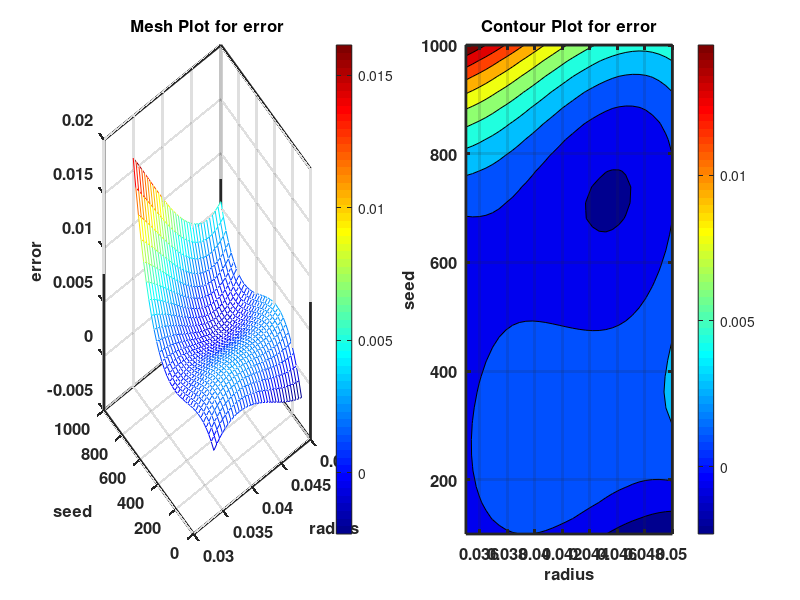

MATLAB code to generate this figure:
twoPlots = 1;
A = [
-6.171442e-04
-1.377898e-04
2.239489e-04
4.806612e-04
6.449359e-04
7.293623e-04
7.465293e-04
7.090261e-04
6.294417e-04
5.203651e-04
3.943854e-04
2.640918e-04
1.420732e-04
4.091866e-05
-2.678266e-05
-4.844174e-05
-1.146951e-05
9.672309e-05
2.887251e-04
5.771256e-04
9.745137e-04
1.493478e-03
2.146609e-03
2.946494e-03
3.905723e-03
5.036885e-03
6.352569e-03
7.865363e-03
9.587858e-03
1.153264e-02
1.371230e-02
1.613943e-02
-2.339467e-04
2.483931e-04
6.109153e-04
8.662091e-04
1.026863e-03
1.105468e-03
1.114610e-03
1.066881e-03
9.748683e-04
8.511617e-04
7.083500e-04
5.590224e-04
4.157680e-04
2.911756e-04
1.978346e-04
1.483338e-04
1.552624e-04
2.312095e-04
3.887640e-04
6.405151e-04
9.990519e-04
1.476963e-03
2.086838e-03
2.841266e-03
3.752836e-03
4.834137e-03
6.097758e-03
7.556288e-03
9.222316e-03
1.110843e-02
1.322722e-02
1.559128e-02
9.367732e-05
5.803863e-04
9.450758e-04
1.200335e-03
1.358753e-03
1.432918e-03
1.435420e-03
1.378849e-03
1.275792e-03
1.138839e-03
9.805789e-04
8.136011e-04
6.504945e-04
5.038482e-04
3.862511e-04
3.102924e-04
2.885612e-04
3.336465e-04
4.581373e-04
6.746227e-04
9.956919e-04
1.433934e-03
2.001937e-03
2.712292e-03
3.577587e-03
4.610410e-03
5.823352e-03
7.229000e-03
8.839945e-03
1.066878e-02
1.272808e-02
1.503045e-02
3.684587e-04
8.609206e-04
1.229161e-03
1.485769e-03
1.643334e-03
1.714445e-03
1.711691e-03
1.647660e-03
1.534943e-03
1.386127e-03
1.213803e-03
1.030559e-03
8.489836e-04
6.816670e-04
5.411977e-04
4.401649e-04
3.911576e-04
4.067648e-04
4.995757e-04
6.821793e-04
9.671646e-04
1.367121e-03
1.894637e-03
2.562302e-03
3.382705e-03
4.368435e-03
5.532081e-03
6.886232e-03
8.443478e-03
1.021641e-02
1.221761e-02
1.445967e-02
5.931282e-04
1.092727e-03
1.465902e-03
1.725243e-03
1.883339e-03
1.952779e-03
1.946151e-03
1.876046e-03
1.755052e-03
1.595757e-03
1.410752e-03
1.212626e-03
1.013966e-03
8.273629e-04
6.654052e-04
5.406820e-04
4.657824e-04
4.532954e-04
5.158101e-04
6.659155e-04
9.162007e-04
1.279255e-03
1.767667e-03
2.394026e-03
3.170921e-03
4.110941e-03
5.226676e-03
6.530714e-03
8.035644e-03
9.754055e-03
1.169854e-02
1.388168e-02
7.704167e-04
1.278536e-03
1.658030e-03
1.921487e-03
2.081498e-03
2.150650e-03
2.141534e-03
2.066737e-03
1.938850e-03
1.770461e-03
1.574159e-03
1.362533e-03
1.148173e-03
9.436668e-04
7.616044e-04
6.145746e-04
5.151664e-04
4.759689e-04
5.095712e-04
6.285622e-04
8.455312e-04
1.173067e-03
1.623759e-03
2.210196e-03
2.944967e-03
3.840661e-03
4.909868e-03
6.165176e-03
7.619174e-03
9.284452e-03
1.117360e-02
1.329920e-02
9.030550e-04
1.421078e-03
1.808275e-03
2.077233e-03
2.240542e-03
2.310791e-03
2.300569e-03
2.222465e-03
2.089068e-03
1.912967e-03
1.706752e-03
1.483012e-03
1.254334e-03
1.033309e-03
8.325261e-04
6.645734e-04
5.420404e-04
4.775162e-04
4.835898e-04
5.728503e-04
7.578867e-04
1.051288e-03
1.465644e-03
2.013542e-03
2.707573e-03
3.560325e-03
4.584388e-03
5.792349e-03
7.196800e-03
8.810328e-03
1.064552e-02
1.271497e-02
9.937737e-04
1.523085e-03
1.919367e-03
2.195210e-03
2.363201e-03
2.435930e-03
2.425986e-03
2.345959e-03
2.208437e-03
2.026009e-03
1.811264e-03
1.576792e-03
1.335181e-03
1.099021e-03
8.809010e-04
6.934093e-04
5.491353e-04
4.606681e-04
4.405968e-04
5.015104e-04
6.559981e-04
9.166488e-04
1.296052e-03
1.806796e-03
2.461470e-03
3.272664e-03
4.252966e-03
5.414965e-03
6.771251e-03
8.334413e-03
1.011704e-02
1.213172e-02
1.045304e-03
1.587287e-03
1.994039e-03
2.278149e-03
2.452206e-03
2.528800e-03
2.520518e-03
2.439951e-03
2.299687e-03
2.112315e-03
1.890425e-03
1.646605e-03
1.393445e-03
1.143534e-03
9.094600e-04
7.038129e-04
5.391817e-04
4.281553e-04
3.833229e-04
4.172735e-04
5.425961e-04
7.718799e-04
1.117714e-03
1.592687e-03
2.209389e-03
2.980408e-03
3.918333e-03
5.035754e-03
6.345260e-03
7.859439e-03
9.590881e-03
1.155217e-02
1.060376e-03
1.616415e-03
2.035021e-03
2.328782e-03
2.510289e-03
2.592130e-03
2.586895e-03
2.507171e-03
2.365549e-03
2.174618e-03
1.946966e-03
1.695182e-03
1.431856e-03
1.169577e-03
9.209338e-04
6.985152e-04
5.149105e-04
3.827087e-04
3.144989e-04
3.228702e-04
4.204116e-04
6.197123e-04
9.333612e-04
1.373947e-03
1.954060e-03
2.686288e-03
3.583221e-03
4.657447e-03
5.921556e-03
7.388136e-03
9.069777e-03
1.097907e-02
1.041721e-03
1.613199e-03
2.045042e-03
2.349840e-03
2.540180e-03
2.628653e-03
2.627847e-03
2.550351e-03
2.408755e-03
2.215647e-03
1.983617e-03
1.725254e-03
1.453146e-03
1.179883e-03
9.180533e-04
6.802469e-04
4.790525e-04
3.270590e-04
2.368557e-04
2.210314e-04
2.921754e-04
4.628766e-04
7.457242e-04
1.153307e-03
1.698215e-03
2.393035e-03
3.250359e-03
4.282774e-03
5.502870e-03
6.923236e-03
8.556460e-03
1.041513e-02
9.920701e-04
1.580371e-03
2.026836e-03
2.344052e-03
2.544610e-03
2.641098e-03
2.646105e-03
2.572221e-03
2.432034e-03
2.238134e-03
2.003110e-03
1.739550e-03
1.460044e-03
1.177181e-03
9.035492e-04
6.517388e-04
4.343384e-04
2.639371e-04
1.531239e-04
1.144879e-04
1.606182e-04
3.041038e-04
5.575338e-04
9.334972e-04
1.444583e-03
2.103381e-03
2.922479e-03
3.914467e-03
5.091933e-03
6.467468e-03
8.053659e-03
9.863097e-03
9.141535e-04
1.520662e-03
1.983131e-03
2.314150e-03
2.526309e-03
2.632196e-03
2.644401e-03
2.575512e-03
2.438118e-03
2.244810e-03
2.008175e-03
1.740802e-03
1.455282e-03
1.164202e-03
8.801524e-04
6.157218e-04
3.834992e-04
1.960737e-04
6.603446e-05
5.970468e-06
2.847080e-05
1.461245e-04
3.715207e-04
7.172484e-04
1.195897e-03
1.820055e-03
2.602311e-03
3.555256e-03
4.691477e-03
6.023564e-03
7.564106e-03
9.325692e-03
8.107022e-04
1.436801e-03
1.916659e-03
2.262865e-03
2.488009e-03
2.604679e-03
2.625464e-03
2.562954e-03
2.429738e-03
2.238404e-03
2.001542e-03
1.731741e-03
1.441590e-03
1.143678e-03
8.505936e-04
5.749265e-04
3.292655e-04
1.261997e-04
-2.168189e-05
-1.017901e-04
-1.015359e-04
-8.330307e-06
1.904158e-04
5.072916e-04
9.548859e-04
1.545788e-03
2.292587e-03
3.207872e-03
4.304231e-03
5.594255e-03
7.090531e-03
8.805650e-03
6.844470e-04
1.331520e-03
1.830150e-03
2.192927e-03
2.432439e-03
2.561276e-03
2.592026e-03
2.537279e-03
2.409623e-03
2.221649e-03
1.985944e-03
1.715098e-03
1.421700e-03
1.118339e-03
8.176037e-04
5.320838e-04
2.743681e-04
5.704574e-05
-1.072943e-04
-2.060630e-04
-2.266712e-04
-1.565300e-04
1.694992e-05
3.063574e-04
7.242817e-04
1.283312e-03
1.996037e-03
2.875045e-03
3.932927e-03
5.182271e-03
6.635666e-03
8.305701e-03
5.381187e-04
1.207550e-03
1.726336e-03
2.107067e-03
2.362332e-03
2.504719e-03
2.546818e-03
2.501217e-03
2.380506e-03
2.197274e-03
1.964110e-03
1.693603e-03
1.398342e-03
1.090915e-03
7.839133e-04
4.899245e-04
2.215380e-04
-8.657260e-06
-1.880721e-04
-3.041175e-04
-3.442043e-04
-2.957436e-04
-1.461462e-04
1.171768e-04
5.068147e-04
1.035356e-03
1.715391e-03
2.559508e-03
3.580295e-03
4.790343e-03
6.202240e-03
7.828575e-03
3.744481e-04
1.067621e-03
1.607948e-03
2.008017e-03
2.280417e-03
2.437739e-03
2.492570e-03
2.457499e-03
2.345117e-03
2.168011e-03
1.938771e-03
1.669987e-03
1.374246e-03
1.064139e-03
7.522534e-04
4.511794e-04
1.735057e-04
-6.817854e-05
-2.612844e-04
-3.932227e-04
-4.514044e-04
-4.232405e-04
-2.961419e-04
-5.751945e-05
3.052158e-04
8.046529e-04
1.453381e-03
2.263989e-03
3.249066e-03
4.421202e-03
5.792984e-03
7.377003e-03
1.961660e-04
9.144648e-04
1.477715e-03
1.898506e-03
2.189426e-03
2.363066e-03
2.432013e-03
2.408856e-03
2.306186e-03
2.136590e-03
1.912659e-03
1.646981e-03
1.352144e-03
1.040739e-03
7.253547e-04
4.185793e-04
1.330023e-04
-1.187873e-04
-3.242004e-04
-4.706478e-04
-5.455407e-04
-5.362898e-04
-4.303061e-04
-2.150006e-04
1.222158e-04
5.939321e-04
1.212738e-03
1.991221e-03
2.941972e-03
4.077579e-03
5.410631e-03
6.953717e-03
6.003136e-06
7.508114e-04
1.338369e-03
1.781266e-03
2.092090e-03
2.283431e-03
2.367877e-03
2.358019e-03
2.266444e-03
2.105743e-03
1.888504e-03
1.627315e-03
1.334767e-03
1.023448e-03
7.059480e-04
3.948550e-04
1.027583e-04
-1.577528e-04
-3.740893e-04
-5.336622e-04
-6.238823e-04
-6.321607e-04
-5.459083e-04
-3.525359e-04
-3.945458e-05
4.059248e-04
9.961912e-04
1.743934e-03
2.661742e-03
3.762204e-03
5.057909e-03
6.561447e-03
-1.933096e-04
5.793918e-04
1.192641e-03
1.659027e-03
1.991138e-03
2.201565e-03
2.302895e-03
2.307718e-03
2.228623e-03
2.078200e-03
1.869036e-03
1.613722e-03
1.324845e-03
1.014997e-03
6.967641e-04
3.827372e-04
8.550473e-05
-1.823441e-04
-4.082203e-04
-5.795348e-04
-6.836986e-04
-7.081225e-04
-6.402175e-04
-4.673945e-04
-1.770645e-04
2.433616e-04
8.064729e-04
1.524858e-03
2.411107e-03
3.477808e-03
4.737551e-03
6.202924e-03
-3.990415e-04
4.029369e-04
1.043261e-03
1.534520e-03
1.889303e-03
2.120198e-03
2.239796e-03
2.260684e-03
2.195453e-03
2.056691e-03
1.856987e-03
1.608930e-03
1.325110e-03
1.018114e-03
7.005338e-04
3.849568e-04
8.397226e-05
-1.898306e-04
-4.238627e-04
-6.055351e-04
-7.222586e-04
-7.614443e-04
-7.105029e-04
-5.568456e-04
-2.878831e-04
1.089735e-04
6.463134e-04
1.336725e-03
2.192799e-03
3.227123e-03
4.452286e-03
5.880878e-03
-6.084618e-04
2.241774e-04
8.929604e-04
1.410476e-03
1.789314e-03
2.042062e-03
2.181311e-03
2.219649e-03
2.169665e-03
2.043948e-03
1.855087e-03
1.615672e-03
1.338291e-03
1.035533e-03
7.199879e-04
4.042445e-04
1.008917e-04
-1.774814e-04
-4.182857e-04
-6.089321e-04
-7.368317e-04
-7.893953e-04
-7.540339e-04
-6.181584e-04
-3.691797e-04
5.491233e-06
5.184434e-04
1.182266e-03
2.009548e-03
3.012878e-03
4.204846e-03
5.598041e-03
-8.188395e-04
4.584419e-05
7.444697e-04
1.289626e-03
1.693903e-03
1.969888e-03
2.130171e-03
2.187342e-03
2.153989e-03
2.042701e-03
1.866067e-03
1.636677e-03
1.367119e-03
1.069983e-03
7.578572e-04
4.433312e-04
1.389939e-04
-1.425657e-04
-3.887584e-04
-5.869952e-04
-7.246870e-04
-7.892448e-04
-7.680795e-04
-6.486021e-04
-4.182234e-04
-6.435444e-05
4.255939e-04
1.064211e-03
1.864085e-03
2.837806e-03
3.997962e-03
5.357143e-03
-1.027444e-03
-1.293320e-04
6.005198e-04
1.174701e-03
1.605800e-03
1.906405e-03
2.089108e-03
2.166495e-03
2.151156e-03
2.055681e-03
1.892658e-03
1.674677e-03
1.414326e-03
1.124195e-03
8.168725e-04
5.049477e-04
2.010096e-04
-8.235266e-05
-3.325500e-04
-5.369934e-04
-6.830937e-04
-7.582619e-04
-7.499090e-04
-6.454459e-04
-4.322835e-04
-9.783270e-05
3.704955e-04
9.852901e-04
1.759140e-03
2.704635e-03
3.834364e-03
5.160915e-03
-1.231545e-03
-2.986205e-04
4.638415e-04
1.068431e-03
1.527736e-03
1.854346e-03
2.060850e-03
2.159838e-03
2.163898e-03
2.085619e-03
1.937591e-03
1.732403e-03
1.482643e-03
1.200900e-03
8.997645e-04
5.918246e-04
2.896696e-04
5.888412e-06
-2.469298e-04
-4.561960e-04
-6.093210e-04
-6.937159e-04
-6.967916e-04
-6.059590e-04
-4.086291e-04
-9.221276e-05
3.558791e-04
9.482354e-04
1.697445e-03
2.616098e-03
3.716782e-03
5.012088e-03
-1.428410e-03
-4.592903e-04
3.371656e-04
9.735466e-04
1.462442e-03
1.816440e-03
2.048131e-03
2.170102e-03
2.194945e-03
2.135246e-03
2.003597e-03
1.812585e-03
1.574799e-03
1.302829e-03
1.009264e-03
7.066930e-04
4.077047e-04
1.248884e-04
-1.291669e-04
-3.418721e-04
-5.006382e-04
-5.928760e-04
-6.059966e-04
-5.274107e-04
-3.445295e-04
-4.476381e-05
3.844754e-04
9.557773e-04
1.681731e-03
2.574925e-03
3.647949e-03
4.913392e-03
-1.615310e-03
-6.086107e-04
2.232228e-04
8.927795e-04
1.412648e-03
1.795419e-03
2.053679e-03
2.200019e-03
2.247027e-03
2.207293e-03
2.093405e-03
1.917953e-03
1.693526e-03
1.432713e-03
1.148102e-03
8.522834e-04
5.578457e-04
2.773780e-04
2.346933e-05
-1.912911e-04
-3.543144e-04
-4.530114e-04
-4.747930e-04
-4.070702e-04
-2.372539e-04
4.724493e-05
4.590153e-04
1.010646e-03
1.714727e-03
2.583847e-03
3.630594e-03
4.867559e-03
-1.789514e-03
-7.438509e-04
1.247441e-04
8.288602e-04
1.381087e-03
1.794012e-03
2.080226e-03
2.252318e-03
2.322876e-03
2.304490e-03
2.209748e-03
2.051240e-03
1.841555e-03
1.593282e-03
1.319009e-03
1.031327e-03
7.428234e-04
4.660880e-04
2.137098e-04
-1.722145e-06
-1.676188e-04
-2.713912e-04
-3.004501e-04
-2.422065e-04
-8.407145e-05
1.865443e-04
5.822296e-04
1.115574e-03
1.799166e-03
2.645594e-03
3.667449e-03
4.877319e-03
-1.948290e-03
-8.622801e-04
4.446001e-05
7.845194e-04
1.370487e-03
1.814952e-03
2.130504e-03
2.329731e-03
2.425223e-03
2.429568e-03
2.355356e-03
2.215176e-03
2.021616e-03
1.787267e-03
1.524716e-03
1.246554e-03
9.653686e-04
6.937493e-04
4.442853e-04
2.295656e-04
6.217928e-05
-4.528466e-05
-8.023713e-05
-3.008906e-05
1.177486e-04
3.758650e-04
7.568490e-04
1.273290e-03
1.937777e-03
2.762898e-03
3.761244e-03
4.945403e-03
-2.088908e-03
-9.611675e-04
-1.489847e-05
7.624879e-04
1.383581e-03
1.860969e-03
2.207242e-03
2.434988e-03
2.556797e-03
2.585258e-03
2.532959e-03
2.412491e-03
2.236441e-03
2.017399e-03
1.767954e-03
1.500696e-03
1.228212e-03
9.630927e-04
7.179267e-04
5.053030e-04
3.378107e-04
2.280390e-04
1.885767e-04
2.320131e-04
3.709371e-04
6.179379e-04
9.856044e-04
1.486526e-03
2.133291e-03
2.938489e-03
3.914710e-03
5.074541e-03
-2.208638e-03
-1.037782e-03
-5.060060e-05
7.654966e-04
1.423098e-03
1.934793e-03
2.313171e-03
2.570820e-03
2.720331e-03
2.774290e-03
2.745289e-03
2.645916e-03
2.488759e-03
2.286409e-03
2.051454e-03
1.796482e-03
1.534085e-03
1.276849e-03
1.037365e-03
8.282207e-04
6.620063e-04
5.513105e-04
5.087222e-04
5.468306e-04
6.782248e-04
9.154937e-04
1.271227e-03
1.758012e-03
2.388440e-03
3.175099e-03
4.130578e-03
5.267466e-03
-2.304748e-03
-1.089394e-03
-5.991559e-05
7.962761e-04
1.491770e-03
2.039156e-03
2.451023e-03
2.739959e-03
2.918554e-03
2.999397e-03
2.995076e-03
2.918182e-03
2.781303e-03
2.597027e-03
2.377945e-03
2.136646e-03
1.885717e-03
1.637749e-03
1.405330e-03
1.201050e-03
1.037497e-03
9.272607e-04
8.829302e-04
9.170944e-04
1.042342e-03
1.271263e-03
1.616446e-03
2.090480e-03
2.705954e-03
3.475457e-03
4.411578e-03
5.526906e-03
];
A = reshape(A,32,32);
x = [
3.500000e-02
3.548387e-02
3.596774e-02
3.645161e-02
3.693548e-02
3.741935e-02
3.790323e-02
3.838710e-02
3.887097e-02
3.935484e-02
3.983871e-02
4.032258e-02
4.080645e-02
4.129032e-02
4.177419e-02
4.225806e-02
4.274194e-02
4.322581e-02
4.370968e-02
4.419355e-02
4.467742e-02
4.516129e-02
4.564516e-02
4.612903e-02
4.661290e-02
4.709677e-02
4.758065e-02
4.806452e-02
4.854839e-02
4.903226e-02
4.951613e-02
5.000000e-02
];
y = [
1.000000e+02
1.290323e+02
1.580645e+02
1.870968e+02
2.161290e+02
2.451613e+02
2.741935e+02
3.032258e+02
3.322581e+02
3.612903e+02
3.903226e+02
4.193548e+02
4.483871e+02
4.774194e+02
5.064516e+02
5.354839e+02
5.645161e+02
5.935484e+02
6.225806e+02
6.516129e+02
6.806452e+02
7.096774e+02
7.387097e+02
7.677419e+02
7.967742e+02
8.258065e+02
8.548387e+02
8.838710e+02
9.129032e+02
9.419355e+02
9.709677e+02
1.000000e+03
];
B = A;
n1 = 0;
n2 = 0;
nB = size(B,1);
if (n1 + n2 == nB * nB)
   B(1,1) = 0;
   B(32,32) = 1;
end
clf
if twoPlots == 1
subplot(1,2,1), mesh(x,y,A)
set(gca,'linewidth',2)
set(gca,'fontweight','bold')
set(gca,'fontsize',12)
grid on
box on
xlabel('radius','FontWeight','bold','FontSize',12)
ylabel('seed','FontWeight','bold','FontSize',12)
zlabel('error','FontWeight','bold','FontSize',12)
title('Mesh Plot for error','FontWeight','bold','FontSize',12)
colorbar
subplot(1,2,2)
end
contourf(x,y,B)
set(gca,'linewidth',2)
set(gca,'fontweight','bold')
set(gca,'fontsize',12)
grid on
box on
xlabel('radius','FontWeight','bold','FontSize',12)
ylabel('seed','FontWeight','bold','FontSize',12)
colorbar
colormap(jet)
title('Contour Plot for error','FontWeight','bold','FontSize',12)
